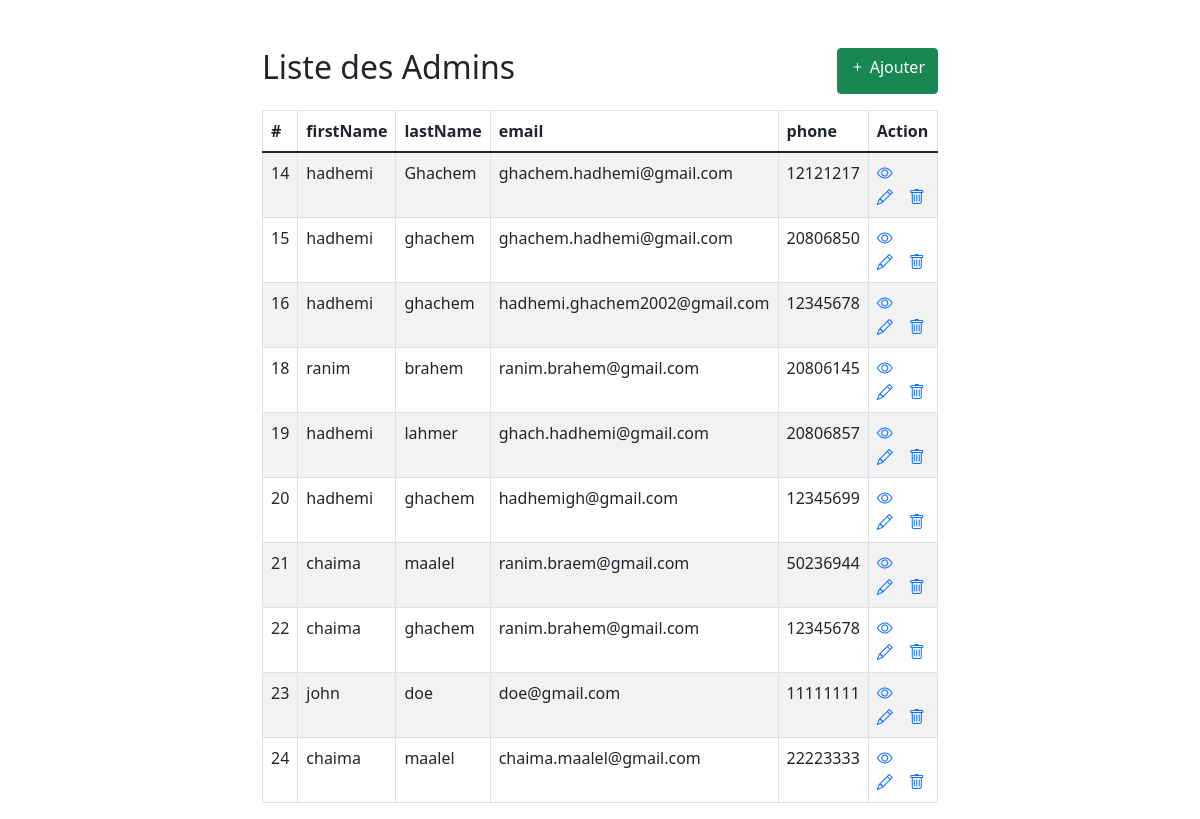
Screenshot of /adminList.php with the database file from the repository.
### tables this page shows
CREATE TABLE `signup` (
  `id` int(11) NOT NULL,
  `firstname` text NOT NULL,
  `lastname` text NOT NULL,
  `email` text NOT NULL,
  `phone` varchar(11) NOT NULL,
  `password` varchar(35) NOT NULL,
  `confirm_password` varchar(35) NOT NULL
);

### adminList.php (the view, shortened to what this page needs)
<!DOCTYPE html>
<html lang="fr">
<head>
    <link rel="stylesheet" href="https://cdn.jsdelivr.net/npm/bootstrap-icons@1.8.1/font/bootstrap-icons.css">
    <link href="https://cdn.jsdelivr.net/npm/bootstrap@5.1.3/dist/css/bootstrap.min.css" rel="stylesheet">
</head>
<body>
    <div class="wrapper">
        <div class="container-fluid">
            <div class="row">
                <div class="col-md-12">
                    <div class="mt-5 mb-3 d-flex justify-content-between">
                        <h2 class="pull-left">Liste des Admins</h2>
                        <a href="createAdmin.php" class="btn btn-success"><i class="bi bi-plus"></i> Ajouter</a>
                    </div>
                    <?php
                    require_once "config.php";
                    $sql = "SELECT * FROM signup";
                    if($result = $conn->query($sql)){
                        if(mysqli_num_rows($result) > 0){
                            echo '<table class="table table-bordered table-striped">';
                                echo "<thead>";
                                    echo "<tr>";
                                        echo "<th>#</th>";
                                        echo "<th>firstName</th>";
                                        echo "<th>lastName</th>";
                                        echo "<th>email</th>";
                                        echo "<th>phone</th>";
                                        echo "<th>Action</th>";
                                    echo "</tr>";
                                echo "</thead>";
                                echo "<tbody>";
                                while($row = mysqli_fetch_array($result)){
                                    echo "<tr>";
                                        echo "<td>" . $row['id'] . "</td>";
                                        echo "<td>" . $row['firstname'] . "</td>";
                                        echo "<td>" . $row['lastname'] . "</td>";
                                        echo "<td>" . $row['email'] . "</td>";
                                        echo "<td>" . $row['phone'] . "</td>";
                                        echo "<td>";
                                            echo '<a href="readAdmin.php?id='. $row['id'] .'" class="me-3" ><span class="bi bi-eye"></span></a>';
                                            echo '<a href="updateAdmin.php?id='. $row['id'] .'" class="me-3" ><span class="bi bi-pencil"></span></a>';
                                            echo '<a href="deleteAdmin.php?id='. $row['id'] .'" ><span class="bi bi-trash"></span></a>';
                                        echo "</td>";
                                    echo "</tr>";
                                }
                                echo "</tbody>";
                            echo "</table>";
                        } else{
                            echo '<div class="alert alert-danger"><em>Pas d\'enregistrement</em></div>';
                        }
                    } else{
                        echo "Oops! Une erreur est survenue";
                    }
                    ?>
                </div>
            </div>
        </div>
    </div>
</body>
</html>

### adminList.php (style rules this page uses)
.wrapper { width: 700px; margin: 0 auto; }
table tr td:last-child { width: 120px; }

### rows the page displays
signup: id "14", firstname "hadhemi", lastname "Ghachem", email "ghachem.hadhemi@gmail.com", phone "12121217"
signup: id "15", firstname "hadhemi", lastname "ghachem", email "ghachem.hadhemi@gmail.com", phone "20806850"
signup: id "16", firstname "hadhemi", lastname "ghachem", email "hadhemi.ghachem2002@gmail.com", phone "12345678"
signup: id "18", firstname "ranim", lastname "brahem", email "ranim.brahem@gmail.com", phone "20806145"
signup: id "19", firstname "hadhemi", lastname "lahmer", email "ghach.hadhemi@gmail.com", phone "20806857"
signup: id "20", firstname "hadhemi", lastname "ghachem", email "hadhemigh@gmail.com", phone "12345699"
signup: id "21", firstname "chaima", lastname "maalel", email "ranim.braem@gmail.com", phone "50236944"
signup: id "22", firstname "chaima", lastname "ghachem", email "ranim.brahem@gmail.com", phone "12345678"
signup: id "23", firstname "john", lastname "doe", email "doe@gmail.com", phone "11111111"
signup: id "24", firstname "chaima", lastname "maalel", email "chaima.maalel@gmail.com", phone "22223333"
